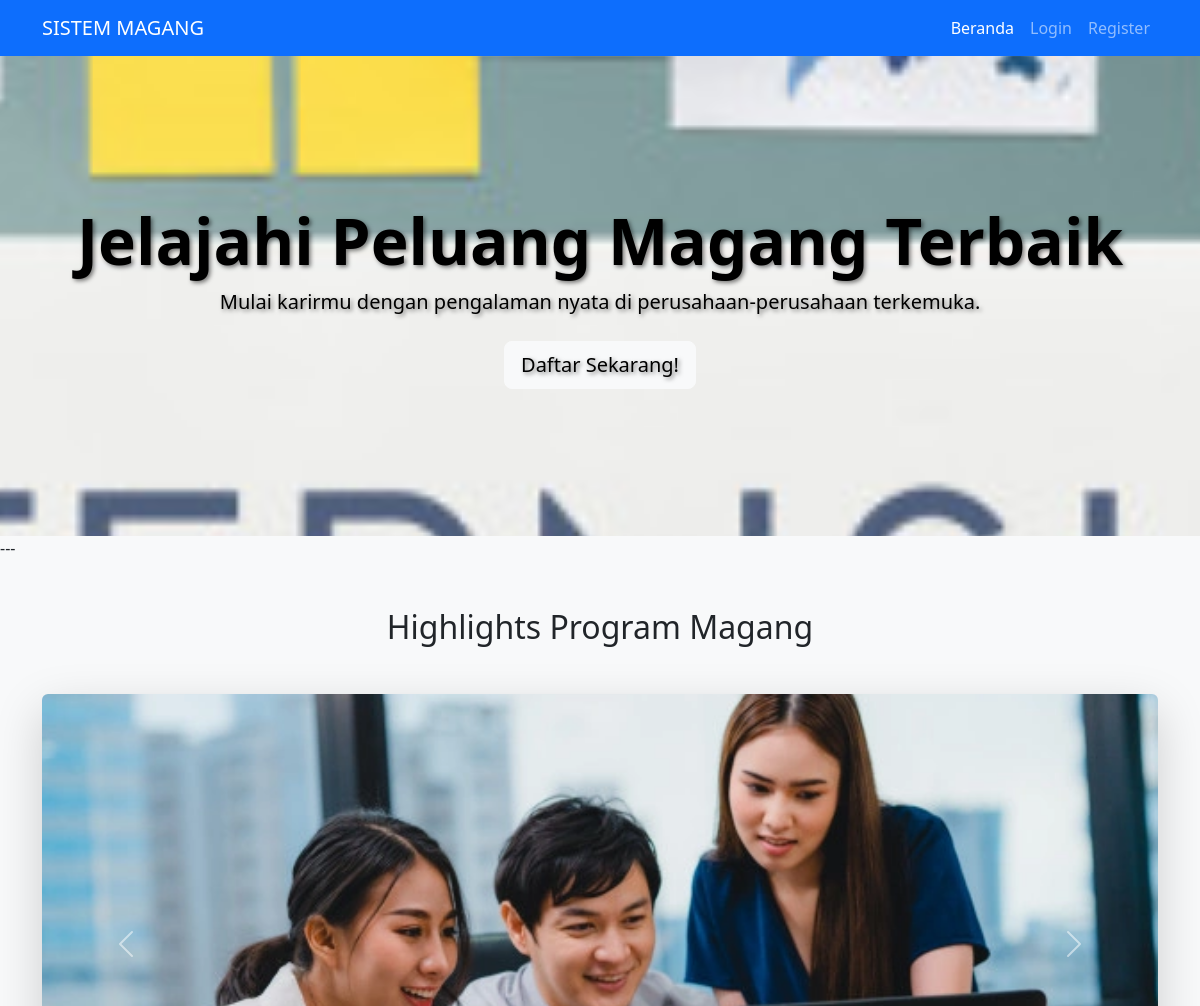
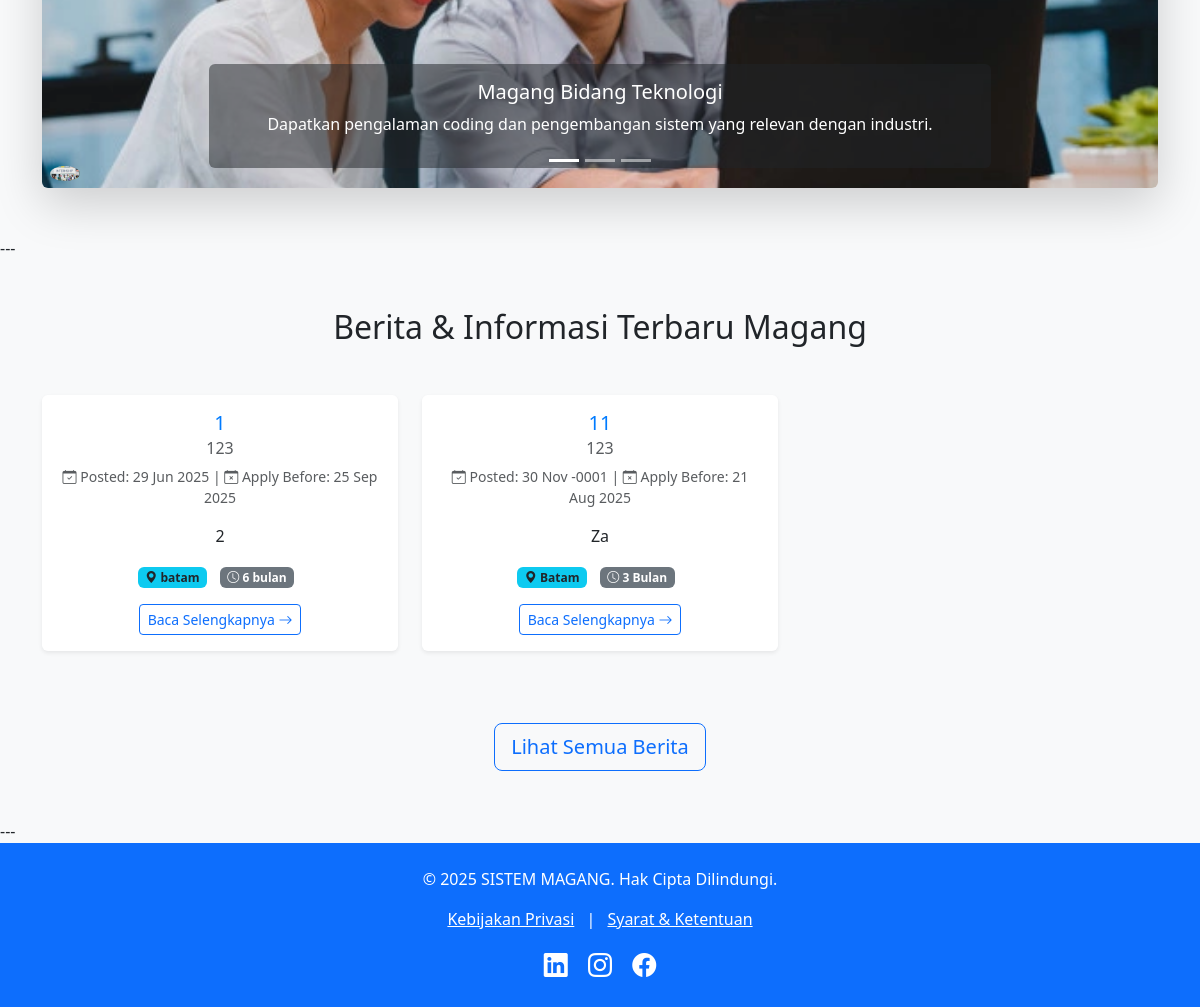
The page / on the database its author committed (2 pictures, top to bottom).
### tables this page shows
CREATE TABLE `lowongan_magang` (
  `id` int(11) NOT NULL,
  `perusahaan_id` int(11) NOT NULL,
  `judul_lowongan` varchar(255) NOT NULL,
  `deskripsi` text DEFAULT NULL,
  `persyaratan` text DEFAULT NULL,
  `lokasi` varchar(255) DEFAULT NULL,
  `durasi` varchar(100) DEFAULT NULL,
  `tanggal_posting` date NOT NULL,
  `batas_lamar` date NOT NULL,
  `status_lowongan` enum('Aktif','Ditutup') DEFAULT 'Aktif',
  `created_at` datetime DEFAULT current_timestamp(),
  `updated_at` datetime DEFAULT current_timestamp() ON UPDATE current_timestamp()
);

CREATE TABLE `users` (
  `id` int(11) NOT NULL,
  `username` varchar(100) NOT NULL,
  `password` varchar(255) NOT NULL,
  `email` varchar(255) DEFAULT NULL,
  `role` enum('admin','mahasiswa','perusahaan','dosen') NOT NULL,
  `nama_lengkap` varchar(255) DEFAULT NULL,
  `nim_nip` varchar(50) DEFAULT NULL,
  `alamat` text DEFAULT NULL,
  `telepon` varchar(20) DEFAULT NULL,
  `created_at` datetime DEFAULT current_timestamp(),
  `updated_at` datetime DEFAULT current_timestamp() ON UPDATE current_timestamp()
);

### berita.php (the view, shortened to what this page needs)
<?php
include 'koneksi/config.php';
$query_lowongan = "SELECT
                        lm.id AS lowongan_id,
                        lm.judul_lowongan,
                        lm.deskripsi,
                        lm.tanggal_posting,
                        lm.batas_lamar,
                        lm.lokasi,
                        lm.durasi,
                        p_u.username AS nama_perusahaan
                   FROM lowongan_magang lm
                   JOIN users p_u ON lm.perusahaan_id = p_u.id
                   WHERE lm.status_lowongan = 'aktif'
                   ORDER BY lm.tanggal_posting DESC";
$stmt_lowongan = mysqli_prepare($conn, $query_lowongan);
if (!mysqli_stmt_execute($stmt_lowongan)) {
    die("Error executing query: " . mysqli_stmt_error($stmt_lowongan));
}
$result_lowongan = mysqli_stmt_get_result($stmt_lowongan);
?>
<!DOCTYPE html>
<html lang="en">
<head>
    <link href="https://cdn.jsdelivr.net/npm/bootstrap@5.3.3/dist/css/bootstrap.min.css" rel="stylesheet">
    <link rel="stylesheet" href="https://cdn.jsdelivr.net/npm/bootstrap-icons@1.11.3/font/bootstrap-icons.min.css">
</head>
<body>
    <nav class="navbar navbar-expand-lg navbar-dark bg-primary fixed-top">
        <div class="container">
            <a class="navbar-brand" href="#">SISTEM MAGANG</a>
            <div class="collapse navbar-collapse" id="navbarNav">
                <ul class="navbar-nav ms-auto">
                    <li class="nav-item">
                        <a class="nav-link active" aria-current="page" href="index.php">Beranda</a>
                    </li>
                    <?php if (isset($_SESSION['user'])): ?>
                        <li class="nav-item">
                            <a class="nav-link" href="<?= ($_SESSION['user']['role'] == 'mahasiswa') ? 'mahasiswa/dashboard_mahasiswa.php' : (($_SESSION['user']['role'] == 'dosen') ? 'dosen/dashboard_dosen.php' : (($_SESSION['user']['role'] == 'admin') ? 'admin/dashboard_admin.php' : 'perusahaan/dashboard_perusahaan.php')) ?>">Dashboard</a>
                        </li>
                        <li class="nav-item">
                            <a class="nav-link" href="logout.php">Logout</a>
                        </li>
                    <?php else: ?>
                        <li class="nav-item">
                            <a class="nav-link" href="login.php">Login</a>
                        </li>
                        <li class="nav-item">
                            <a class="nav-link" href="register.php">Register</a>
                        </li>
                    <?php endif; ?>
                </ul>
            </div>
        </div>
    </nav>
        <div class="row">
            <?php
            if (mysqli_num_rows($result_lowongan) > 0) {
                while ($row = mysqli_fetch_assoc($result_lowongan)) {
                    $deskripsi_singkat = substr(strip_tags($row['deskripsi']), 0, 150);
            ?>
                <div class="col-md-6 col-lg-4">
                    <div class="card card-berita">
                        <div class="card-body">
                            <h5 class="card-title"><?= htmlspecialchars($row['judul_lowongan']); ?></h5>
                            <h6 class="card-subtitle mb-2 text-muted"><?= htmlspecialchars($row['nama_perusahaan']); ?></h6>
                            <p class="card-text small text-muted">
                                <i class="bi bi-calendar-check"></i> Posted: <?= date('d M Y', strtotime($row['tanggal_posting'])); ?>
                                <?php if (!empty($row['batas_lamar'])): ?>
                                    | <i class="bi bi-calendar-x"></i> Apply Before: <?= date('d M Y', strtotime($row['batas_lamar'])); ?>
                                <?php endif; ?>
                            </p>
                            <p class="card-text"><?= htmlspecialchars($deskripsi_singkat); ?></p>
                            <p class="card-text">
                                <span class="badge bg-info text-dark me-2"><i class="bi bi-geo-alt-fill"></i> <?= htmlspecialchars($row['lokasi']); ?></span>
                                <span class="badge bg-secondary me-2"><i class="bi bi-clock"></i> <?= htmlspecialchars($row['durasi']); ?></span>
                            </p>
                            <a href="detail_lowongan.php?id=<?= $row['lowongan_id']; ?>" class="btn btn-sm btn-outline-primary">Baca Selengkapnya <i class="bi bi-arrow-right"></i></a>
                        </div>
                    </div>
                </div>
            <?php
                }
            }
            ?>
        </div>
    </div>
</body>
</html>

### index.php (shortened to what this page needs)
<!DOCTYPE html>
<html lang="en">
<head>
    <link href="https://cdn.jsdelivr.net/npm/bootstrap@5.3.3/dist/css/bootstrap.min.css" rel="stylesheet">
    <link rel="stylesheet" href="https://cdn.jsdelivr.net/npm/bootstrap-icons@1.11.3/font/bootstrap-icons.min.css">
</head>
<body>
    <nav class="navbar navbar-expand-lg navbar-dark bg-primary fixed-top">
        <div class="container">
            <a class="navbar-brand" href="#">
            </a>
            <div class="collapse navbar-collapse" id="navbarNav">
                <ul class="navbar-nav ms-auto">
                    <li class="nav-item">
                        <a class="nav-link active" aria-current="page" href="#">Beranda</a>
                    </li>
                    <li class="nav-item">
                        <a class="nav-link" href="#news">Berita Magang</a>
                    </li>
                    <li class="nav-item">
                        <a class="btn btn-light ms-lg-3" href="login.php">Login </a>
                    </li>
                </ul>
            </div>
        </div>
    </nav>
    <section class="hero-section text-center d-flex align-items-center" style="min-height: 60vh;">
        <div class="container">
            <h1 class="display-3 fw-bold">Jelajahi Peluang Magang Terbaik</h1>
            <p class="lead mb-4">Mulai karirmu dengan pengalaman nyata di perusahaan-perusahaan terkemuka.</p>
            <a href="login.php" class="btn btn-light btn-lg">Daftar Sekarang!</a>
        </div>
    </section>
    ---
    <section id="carousel-section" class="py-5 bg-light">
        <div class="container">
            <h2 class="text-center mb-5">Highlights Program Magang</h2>
            <div id="internshipCarousel" class="carousel slide carousel-fade" data-bs-ride="carousel">
                <div class="carousel-indicators">
                    <button type="button" data-bs-target="#internshipCarousel" data-bs-slide-to="0" class="active" aria-current="true" aria-label="Slide 1"><img src="image/1.jpeg" alt="Thumbnail Slide 1" class="img-fluid rounded-circle carousel-indicator-thumb"></button>
                    <button type="button" data-bs-target="#internshipCarousel" data-bs-slide-to="1" aria-label="Slide 2"></button>
                    <button type="button" data-bs-target="#internshipCarousel" data-bs-slide-to="2" aria-label="Slide 3"></button>
                </div>
                <div class="carousel-inner rounded shadow-lg">
                    <div class="carousel-item active">
                        <img src="image/tekno.png" class="d-block w-100" alt="Magang IT">
                        <div class="carousel-caption d-none d-md-block bg-dark bg-opacity-50 p-3 rounded">
                            <h5>Magang Bidang Teknologi</h5>
                            <p>Dapatkan pengalaman coding dan pengembangan sistem yang relevan dengan industri.</p>
                        </div>
                    </div>
                </div>
                <button class="carousel-control-prev" type="button" data-bs-target="#internshipCarousel" data-bs-slide="prev">
                    <span class="carousel-control-prev-icon" aria-hidden="true"></span>
                </button>
                <button class="carousel-control-next" type="button" data-bs-target="#internshipCarousel" data-bs-slide="next">
                    <span class="carousel-control-next-icon" aria-hidden="true"></span>
                </button>
            </div>
        </div>
    </section>
    ---
    <section id="news" class="py-5">
        <div class="container">
            <h2 class="text-center mb-5">Berita & Informasi Terbaru Magang</h2>
                <div class="text-center mt-5">
                   <?php include('berita.php'); ?>
            <div class="text-center mt-5">
                <a href="berita.php" class="btn btn-outline-primary btn-lg">Lihat Semua Berita</a>
            </div>
    ---
    <footer class="bg-primary text-white py-4">
        <div class="container text-center">
            <p>&copy; 2025 SISTEM MAGANG. Hak Cipta Dilindungi.</p>
            <p>
                <a href="#" class="text-white mx-2">Kebijakan Privasi</a> |
                <a href="#" class="text-white mx-2">Syarat & Ketentuan</a>
            </p>
            <div class="mt-3">
                <a href="#" class="text-white mx-2"><i class="bi bi-linkedin fs-4"></i></a>
                <a href="#" class="text-white mx-2"><i class="bi bi-instagram fs-4"></i></a>
                <a href="#" class="text-white mx-2"><i class="bi bi-facebook fs-4"></i></a>
            </div>
        </div>
    </footer>
</body>
</html>

### index.php (style rules this page uses)
body { padding-top: 56px; }
.hero-section { background: url('image/1.jpeg') no-repeat center center fixed; background-size: cover; min-height: 70vh; display: flex; align-items: center; color: black; text-shadow: 2px 2px 4px rgba(0,0,0,0.5); }
.card { transition: transform 0.2s ease-in-out, box-shadow 0.2s ease-in-out; }
.carousel-item img { max-height: 500px; object-fit: cover; }

### berita.php (style rules this page uses)
body { padding-top: 56px; background-color: #f8f9fa; }
.card-berita { margin-bottom: 1.5rem; border: none; box-shadow: 0 0.125rem 0.25rem rgba(0, 0, 0, 0.075); transition: transform 0.2s ease-in-out; }
.card-berita .card-title { font-size: 1.25rem; color: #007bff; }
.card-berita .card-text.small { color: #6c757d; }

### rows shown on the page
lowongan_magang: judul_lowongan "1", perusahaan.username "123", tanggal_posting "29 Jun 2025", batas_lamar "25 Sep 2025", deskripsi "2", lokasi "batam", durasi "6 bulan"
lowongan_magang: judul_lowongan "11", perusahaan.username "123", tanggal_posting "30 Nov -0001", batas_lamar "21 Aug 2025", deskripsi "Za", lokasi "Batam", durasi "3 Bulan"
